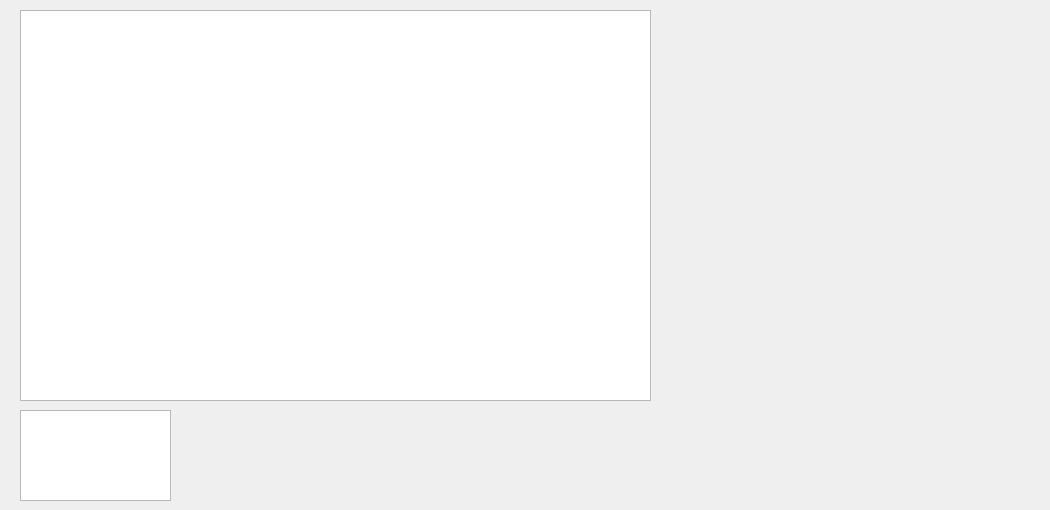
    <widget class="QWidget" name="tab_2">
     <attribute name="title">
      <string>Измерения</string>
     </attribute>
     <widget class="QTableWidget" name="IZMtableWidget">
      <property name="geometry">
       <rect>
        <x>20</x>
        <y>10</y>
        <width>631</width>
        <height>391</height>
       </rect>
      </property>
      <property name="font">
       <font>
        <pointsize>12</pointsize>
        <bold>false</bold>
       </font>
      </property>
      <property name="editTriggers">
       <set>QAbstractItemView::EditTrigger::NoEditTriggers</set>
      </property>
     </widget>
     <widget class="QWidget" name="horizontalLayoutWidget_3">
      <property name="geometry">
       <rect>
        <x>660</x>
        <y>0</y>
        <width>381</width>
        <height>441</height>
       </rect>
      </property>
      <layout class="QHBoxLayout" name="horizontalLayout_3"/>
     </widget>
     <widget class="QListWidget" name="StatelistWidget">
      <property name="geometry">
       <rect>
        <x>20</x>
        <y>410</y>
        <width>151</width>
        <height>91</height>
       </rect>
      </property>
     </widget>
     <widget class="QLabel" name="comp_osn_label">
      <property name="geometry">
       <rect>
        <x>200</x>
        <y>430</y>
        <width>49</width>
        <height>51</height>
       </rect>
      </property>
      <property name="text">
       <string/>
      </property>
      <property name="pixmap">
       <pixmap resource="res.qrc">:/res/main/Pictures/rabota0.png</pixmap>
      </property>
      <property name="scaledContents">
       <bool>true</bool>
      </property>
     </widget>
     <widget class="QLabel" name="comp_low_label">
      <property name="geometry">
       <rect>
        <x>270</x>
        <y>430</y>
        <width>49</width>
        <height>51</height>
       </rect>
      </property>
      <property name="text">
       <string/>
      </property>
      <property name="pixmap">
       <pixmap resource="res.qrc">:/res/main/Pictures/rabota0.png</pixmap>
      </property>
      <property name="scaledContents">
       <bool>true</bool>
      </property>
     </widget>
     <widget class="QLabel" name="comp_high_label">
      <property name="geometry">
       <rect>
        <x>340</x>
        <y>430</y>
        <width>49</width>
        <height>51</height>
       </rect>
      </property>
      <property name="text">
       <string/>
      </property>
      <property name="pixmap">
       <pixmap resource="res.qrc">:/res/main/Pictures/rabota0.png</pixmap>
      </property>
      <property name="scaledContents">
       <bool>true</bool>
      </property>
     </widget>
     <widget class="QLabel" name="comp_ak_label">
      <property name="geometry">
       <rect>
        <x>410</x>
        <y>430</y>
        <width>49</width>
        <height>51</height>
       </rect>
      </property>
      <property name="text">
       <string/>
      </property>
      <property name="pixmap">
       <pixmap resource="res.qrc">:/res/main/Pictures/rabota0.png</pixmap>
      </property>
      <property name="scaledContents">
       <bool>true</bool>
      </property>
     </widget>
    </widget>
